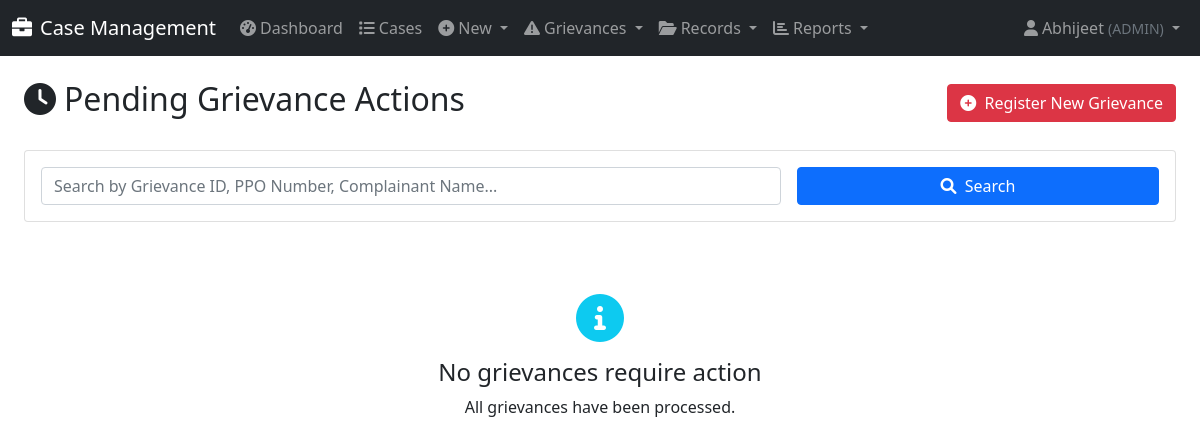
The app's page /grievances/pending-actions/ (signed in), older data.
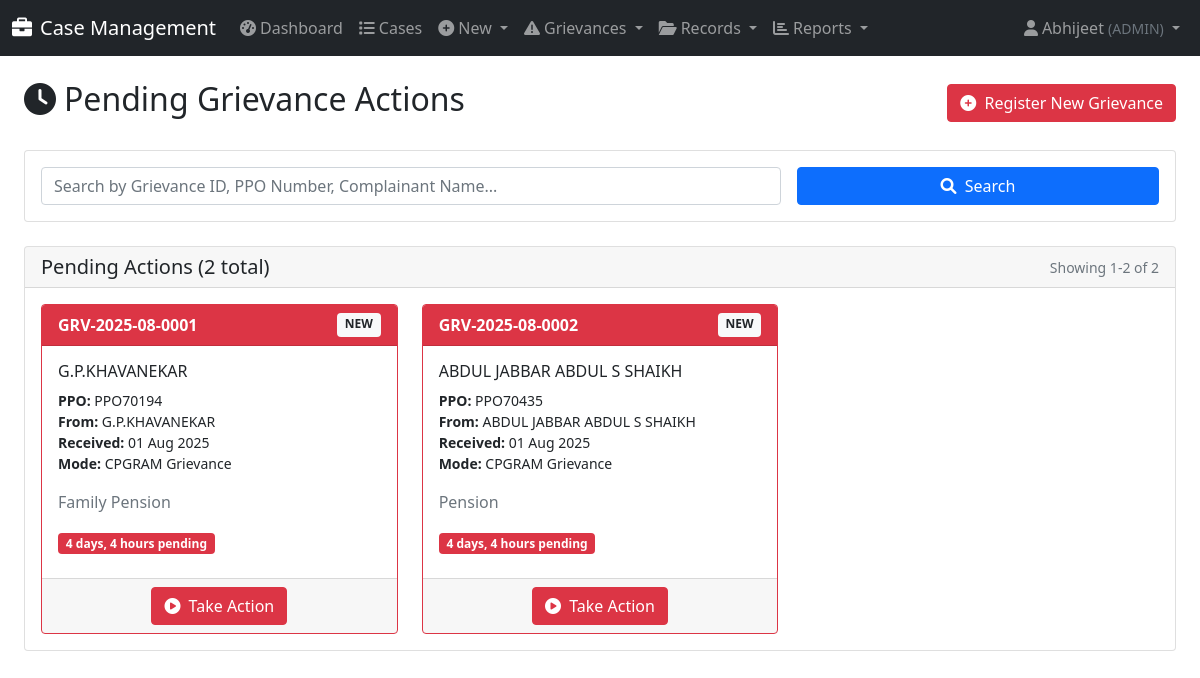
The same page, newer data.
### cases/models.py (models this page shows, shortened)
class Grievance(models.Model):
    GRIEVANCE_STATUS_CHOICES = [
        ('NEW', 'New'),
        ('ACTION_INITIATED', 'Action Initiated (Case Created)'),
        ('DISPOSED', 'Disposed'),
    ]
    DISPOSAL_TYPE_CHOICES = [
        ('INTERIM_REPLY', 'Interim Reply'),
        ('FINAL_REPLY', 'Final Reply'),
    ]
    grievance_id = models.CharField(max_length=50, unique=True, db_index=True, help_text="A unique ID for the grievance.")
    pensioner = models.ForeignKey(PPOMaster, on_delete=models.PROTECT, related_name='grievances', help_text="The pensioner this grievance relates to.")
    complainant_name = models.CharField(max_length=200)
    complainant_contact = models.CharField(max_length=100, blank=True, help_text="Phone number or email address.")
    mode_of_receipt = models.ForeignKey('GrievanceMode', on_delete=models.PROTECT, help_text="How the grievance was received.")
    grievance_text = models.TextField(help_text="The full text of the complaint.")
    date_received = models.DateField(default=timezone.now)
    status = models.CharField(max_length=20, choices=GRIEVANCE_STATUS_CHOICES, default='NEW')
    disposal_type = models.CharField(max_length=20, choices=DISPOSAL_TYPE_CHOICES, null=True, blank=True)
    reply_details = models.TextField(blank=True, help_text="Details of the interim or final reply provided.")
    date_disposed = models.DateField(null=True, blank=True)
    generated_case = models.OneToOneField('Case', on_delete=models.SET_NULL, null=True, blank=True, related_name='source_grievance')
    created_by = models.ForeignKey(
        User,
        on_delete=models.SET_NULL,
        null=True,
        blank=True,
        related_name='created_grievances',
        help_text="The user who originally registered the grievance."
    )
    assigned_to = models.ForeignKey(
        UserProfile,
        on_delete=models.SET_NULL,
        null=True,
        blank=True,
        related_name='assigned_grievances',
        help_text="The user this grievance is currently assigned to."
    )
    history = HistoricalRecords()
    class Meta:
        ordering = ['-date_received']
        verbose_name = "Grievance"
        verbose_name_plural = "Grievances"

class PPOMaster(models.Model):
    pension_case_number = models.CharField(max_length=50, unique=True, db_index=True, null=True, blank=True)  # PNSN_CASE_NO
    ppo_number = models.CharField(max_length=20, unique=True, db_index=True)  # PPO_NO
    pension_type = models.CharField(max_length=50)  # PNSN_TYP
    employee_number = models.CharField(max_length=50, unique=True, db_index=True, null=True, blank=True)
    employee_name = models.CharField(max_length=200)  # EMP_NM
    date_of_retirement = models.DateField(null=True, blank=True)   # Date_of_retirement
    date_of_birth = models.DateField(null=True, blank=True)  # date_of_birth
    date_of_death_pensioner = models.DateField(null=True, blank=True)  # date_of_death_Pensioner
    date_of_death_family_pensioner = models.DateField(null=True, blank=True)  # date_of_death_FP
    nominee_name = models.CharField(max_length=200, blank=True, null=True)  # NOMINE_NM
    relationship_with_pensioner = models.CharField(max_length=50, blank=True, null=True)  # Relationship_with_the_pensioner
    bank_sort_code = models.CharField(max_length=20, blank=True, null=True)  # BANK_SORT_CD
    account_number = models.CharField(max_length=20, blank=True, null=True)  # ACCT_NO
    designation = models.CharField(max_length=100, blank=True, null=True)
    aadhaar_number = models.CharField(max_length=12, blank=True, null=True)  # AADHAAR_NO
    mobile_number = models.CharField(max_length=15, blank=True, null=True)  # MOB_NO
    it_pan = models.CharField(max_length=10, blank=True, null=True)  # IT_PAN
    ifsc_code = models.CharField(max_length=11, blank=True, null=True)  # IFSC_CODE
    department = models.CharField(max_length=100, blank=True, null=True)
    bank_name = models.CharField(max_length=100, blank=True, null=True)
    branch_code = models.CharField(max_length=20, blank=True, null=True)
    address = models.TextField(blank=True, null=True)
    email = models.EmailField(blank=True, null=True)
    created_at = models.DateTimeField(auto_now_add=True)
    updated_at = models.DateTimeField(auto_now=True)
    history = HistoricalRecords()
    class Meta:
        ordering = ['-date_of_retirement']
        verbose_name = 'PPO Master'
        verbose_name_plural = 'PPO Masters'
        indexes = [
            models.Index(fields=['ppo_number']),
            models.Index(fields=['employee_number']),
            models.Index(fields=['employee_name']),
            models.Index(fields=['pension_case_number']),
        ]

class GrievanceMode(models.Model):
    name = models.CharField(max_length=100, unique=True, help_text="The name of the grievance mode.")
    is_active = models.BooleanField(default=True, help_text="Deactivate to hide this mode from forms.")
    class Meta:
        ordering = ['name']
        verbose_name = "Grievance Mode"
        verbose_name_plural = "Grievance Modes"

### cases/views.py (the view, shortened to what this page needs)
# urls.py: path('grievances/pending-actions/', views.pending_grievance_actions, name='pending_grievance_actions'),
@login_required
def pending_grievance_actions(request):
    user_profile = get_object_or_404(UserProfile, user=request.user)
    subordinate_roles = get_subordinate_roles(user_profile.role)
    roles_to_view = subordinate_roles + [user_profile.role]
    if user_profile.role == 'ADMIN':
        pending_grievances = Grievance.objects.filter(status='NEW')
    else:
        pending_grievances = Grievance.objects.filter(
            status='NEW',
            assigned_to__role__in=roles_to_view
        )
    search_query = request.GET.get('search', '')
    paginator = Paginator(pending_grievances.order_by('-date_received'), 20)
    page_number = request.GET.get('page')
    page_obj = paginator.get_page(page_number)
    context = {
        'page_obj': page_obj,
        'search_query': search_query
    }
    return render(request, 'cases/pending_grievance_actions.html', context)

### cases/context_processors.py (called while the page is built)
def notifications_context(request):
    if not request.user.is_authenticated:
        return {}
    try:
        user_profile = request.user.userprofile
        new_grievances_count = Grievance.objects.filter(
            assigned_to=user_profile,
            status='NEW'
        ).count()
    except UserProfile.DoesNotExist:
        new_grievances_count = 0
    return {
        'my_new_grievances_count': new_grievances_count,
    }

### cases/models.py (called while the page is built)
def get_subordinate_roles(user_role):
    return ROLE_HIERARCHY.get(user_role, [])

### templates/cases/pending_grievance_actions.html (shortened to what the changed rows need)
{% extends 'base.html' %}
{% load static %}
{% block content %}
<div class="container-fluid">
    <div class="d-flex justify-content-between align-items-center mb-4">
        <h2><i class="fas fa-clock me-2"></i>Pending Grievance Actions</h2>
    </div>
    {% if page_obj %}
        <div class="card">
            <div class="card-header d-flex justify-content-between align-items-center">
                <h5 class="mb-0">Pending Actions ({{ page_obj.paginator.count }} total)</h5>
                <small class="text-muted">Showing {{ page_obj.start_index }}-{{ page_obj.end_index }} of {{ page_obj.paginator.count }}</small>
            </div>
            <div class="card-body">
                {% if page_obj.object_list %}
                    <div class="row row-cols-1 row-cols-md-2 row-cols-lg-3 g-4">
                        {% for grievance in page_obj %}
                        <div class="col">
                            <div class="card h-100 border-danger">
                                <div class="card-header bg-danger text-white d-flex justify-content-between">
                                    <strong>{{ grievance.grievance_id }}</strong>
                                    <span class="badge bg-light text-dark">NEW</span>
                                </div>
                                <div class="card-body">
                                    <h6 class="card-title">{{ grievance.pensioner.employee_name|default:"Unknown Pensioner" }}</h6>
                                    <p class="card-text small">
                                        <strong>PPO:</strong> {{ grievance.pensioner.ppo_number|default:"N/A" }}<br>
                                        <strong>From:</strong> {{ grievance.complainant_name }}<br>
                                        <strong>Received:</strong> {{ grievance.date_received|date:"d M Y" }}<br>
                                        <strong>Mode:</strong> {{ grievance.mode_of_receipt.name }}
                                    </p>
                                    <p class="card-text text-muted">
                                        {{ grievance.grievance_text|truncatewords:15 }}
                                    </p>
                                    {% with days_pending=grievance.date_received|timesince %}
                                    <div class="mb-2">
                                        {% if "day" in days_pending %}
                                            {% if "1 day" in days_pending or "2 day" in days_pending or "3 day" in days_pending %}
                                                <span class="badge bg-warning text-dark">{{ days_pending }} pending</span>
                                            {% else %}
                                                <span class="badge bg-danger">{{ days_pending }} pending</span>
                                            {% endif %}
                                        {% else %}
                                            <span class="badge bg-info">{{ days_pending }} pending</span>
                                        {% endif %}
                                    </div>
                                    {% endwith %}
                                </div>
                                <div class="card-footer text-center">
                                    <a href="{% url 'take_grievance_action' grievance.grievance_id %}"
                                       class="btn btn-danger">
                                        <i class="fas fa-play-circle me-1"></i> Take Action
                                    </a>
                                </div>
                            </div>
                        </div>
                        {% endfor %}
                    </div>
                {% endif %}
            </div>
        </div>
    {% else %}
        <div class="text-center py-5">
            <i class="fas fa-info-circle fa-3x text-info mb-3"></i>
            <h4>No grievances require action</h4>
            <p>All grievances have been processed.</p>
        </div>
    {% endif %}
</div>
{% endblock %}

Row changes from the older to the newer data that the page shows:
added Grievance: grievance_id "GRV-2025-08-0001", pensioner.employee_name "G.P.KHAVANEKAR", pensioner.ppo_number "PPO70194", complainant_name "G.P.KHAVANEKAR", date_received "01 Aug 2025", mode_of_receipt.name "CPGRAM Grievance", grievance_text "Family Pension", grievance "4 days, 4 hours"
added Grievance: grievance_id "GRV-2025-08-0002", pensioner.employee_name "ABDUL JABBAR ABDUL S SHAIKH", pensioner.ppo_number "PPO70435", complainant_name "ABDUL JABBAR ABDUL S SHAIKH", date_received "01 Aug 2025", mode_of_receipt.name "CPGRAM Grievance", grievance_text "Pension", grievance "4 days, 4 hours"
Text that changed along with them:
{{ page_obj.paginator.count }}: (not shown) → "2"
{{ page_obj.start_index }}: (not shown) → "1"
{{ page_obj.end_index }}: (not shown) → "2"
text no longer shown: "No grievances require action All grievances have been processed."
text now shown: "Pending Actions ( total) Showing - of"
